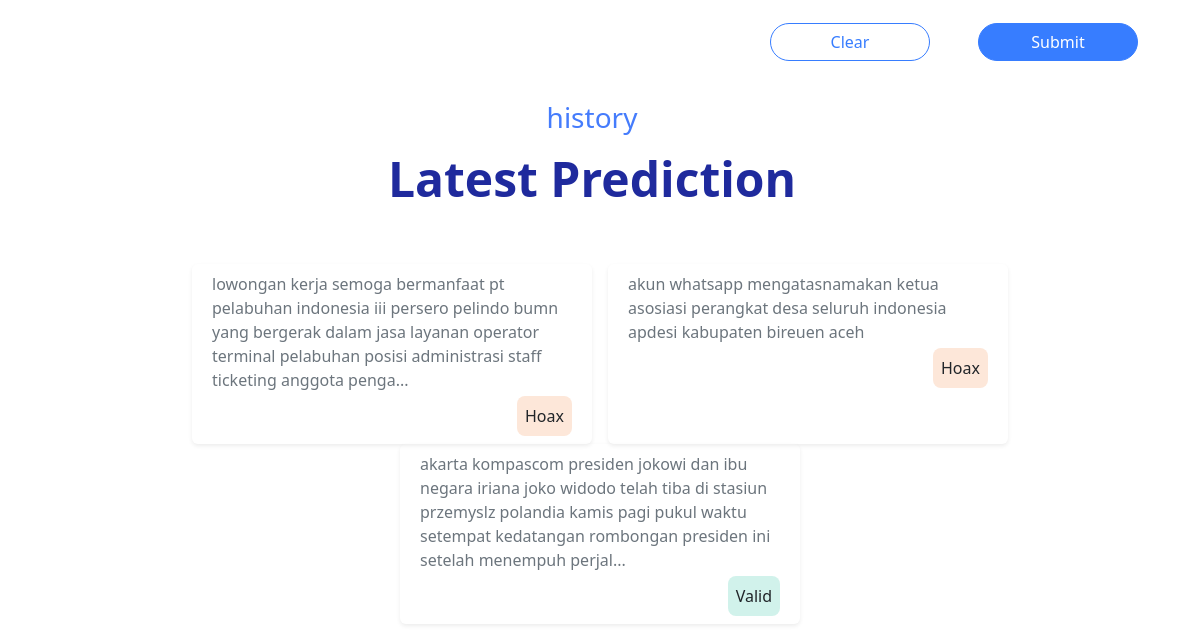
Before: / (lower part) with the older database file.
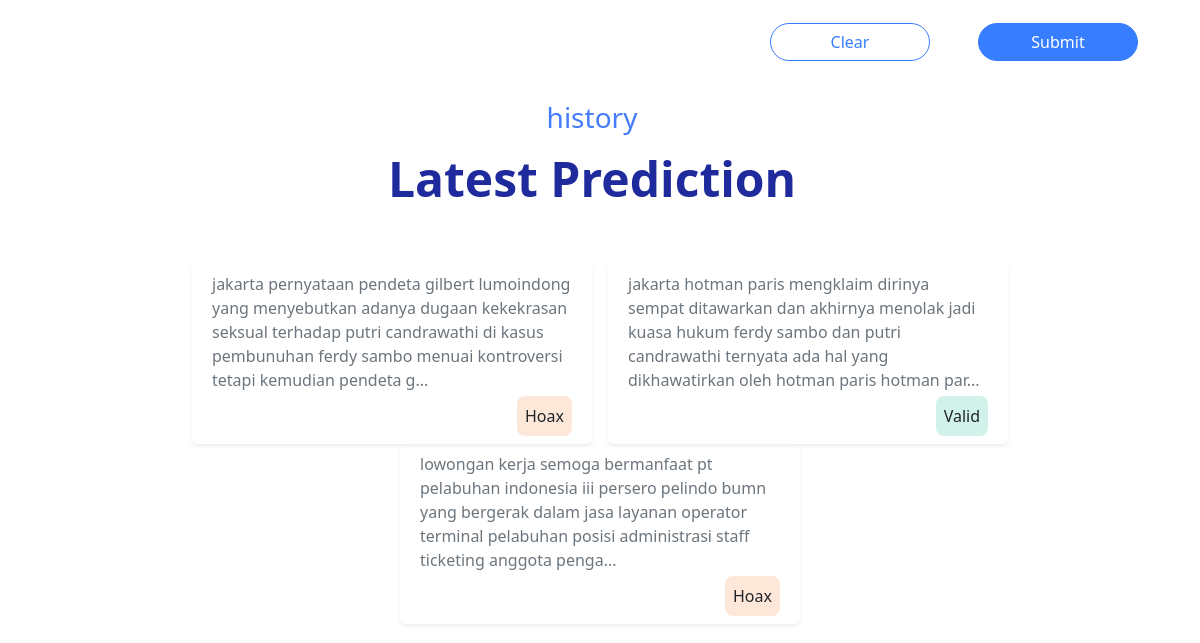
After: the same page with the newer database file.
### tables this page shows
CREATE TABLE history(
id INTEGER PRIMARY KEY AutoIncrement,
teks TEXT NOT NULL,
hasil TEXT NOT NULL);

### app.py (the view)
@app.route("/")
def index():
    history = history_data()
    return render_template("index.html", history=history)

### app.py (called while the page is built)
def history_data():
    conn = sqlite3.connect("sotaken.db")
    history = conn.cursor()
    history.execute("SELECT * FROM history ORDER BY id DESC LIMIT 3;")
    rows = history.fetchall()
    return rows

### templates/index.html (shortened to what this page needs)
<!doctype html>
<html lang="en">
    <head>
        <link href="https://cdn.jsdelivr.net/npm/bootstrap@5.2.0-beta1/dist/css/bootstrap.min.css" rel="stylesheet">
        <link href="static/css/animated.css" rel="stylesheet">
    </head>
    <body>
        <div id="start" class="container p-2 text-center" style="color: #1F2A9D;">
            <form action="{{ url_for('hasil')}}" method="POST">
                <div class="pt-3">
                    <div class="d-flex justify-content-end">
                        <input class="m-4 btn" style="color: #377DFF; width: 20vh; border: 1px solid #377DFF; border-radius: 35px;" type="reset" value="Clear">
                        <button class="m-4 btn text-white" style="width: 20vh; border: 1px solid #377DFF; border-radius: 35px; background: #377DFF;" type="submit">Submit</button>
                    </div>
                </div>
            </form>
        </div>
        <div class="pb-5 container text-center">
            <h3 class="pe-3 pt-2" style="color: #457CFC;">history</h3>
            <h1 class="pe-3 pt-2" style="font-size: 48px; color: #1F2A9D;"><b>Latest Prediction</b></h1>
            <div class="pt-5 pb-2 row d-flex justify-content-center">
                {% for data in history %}
                <div class="rounded mx-2 shadow-sm text-start" style="width:25rem;">
                    <div class="p-2">
                        <div class="text-secondary">
                            {% if data[1]|length > 200 %}
                            <p class="card-text">{{ data[1][:200] }}...</p>
                            {% else %}
                            <p class="card-text">{{ data[1] }}</p>
                            {% endif %}
                        </div>
                        <div class="pt-1 d-flex justify-content-end">
                            {% if data[2] == "Valid" %}
                            <div style="background: rgba(27, 188, 155, 0.2); border-radius: 8px;">
                                <p class="p-2 card-text fixhasil">Valid</p>
                            </div>
                            {% else %}
                            <div style="background: #FDE7D9; border-radius: 8px; max-width: 59px;">
                                <p class="p-2 card-text fixhasil">Hoax</p>
                            </div>
                            {% endif %}
                        </div>
                    </div>
                </div>
                {% endfor %}
            </div>
        </div>
    </body>
</html>

### templates/index.html (style rules this page uses)
.fixhasil { display: flex; flex-direction: row; justify-content: center; align-items: center; }

Changed rows visible on the page:
no longer on this page (row unchanged): history: teks "akun whatsapp mengatasnamakan ketua asosiasi perangkat desa seluruh indonesia apdesi kabupaten bireuen aceh", hasil "Hoax"
no longer on this page (row unchanged): history: teks "akarta kompascom presiden jokowi dan ibu negara iriana joko widodo telah tiba di stasiun przemyslz polandia kamis pagi pukul waktu setempat kedatangan rombongan presiden ini setelah menempuh perjal", hasil "Valid"
added history: teks "jakarta pernyataan pendeta gilbert lumoindong yang menyebutkan adanya dugaan kekekrasan seksual terhadap putri candrawathi di kasus pembunuhan ferdy sambo menuai kontroversi tetapi kemudian pendeta g", hasil "Hoax"
added history: teks "jakarta hotman paris mengklaim dirinya sempat ditawarkan dan akhirnya menolak jadi kuasa hukum ferdy sambo dan putri candrawathi ternyata ada hal yang dikhawatirkan oleh hotman paris hotman par", hasil "Valid"
